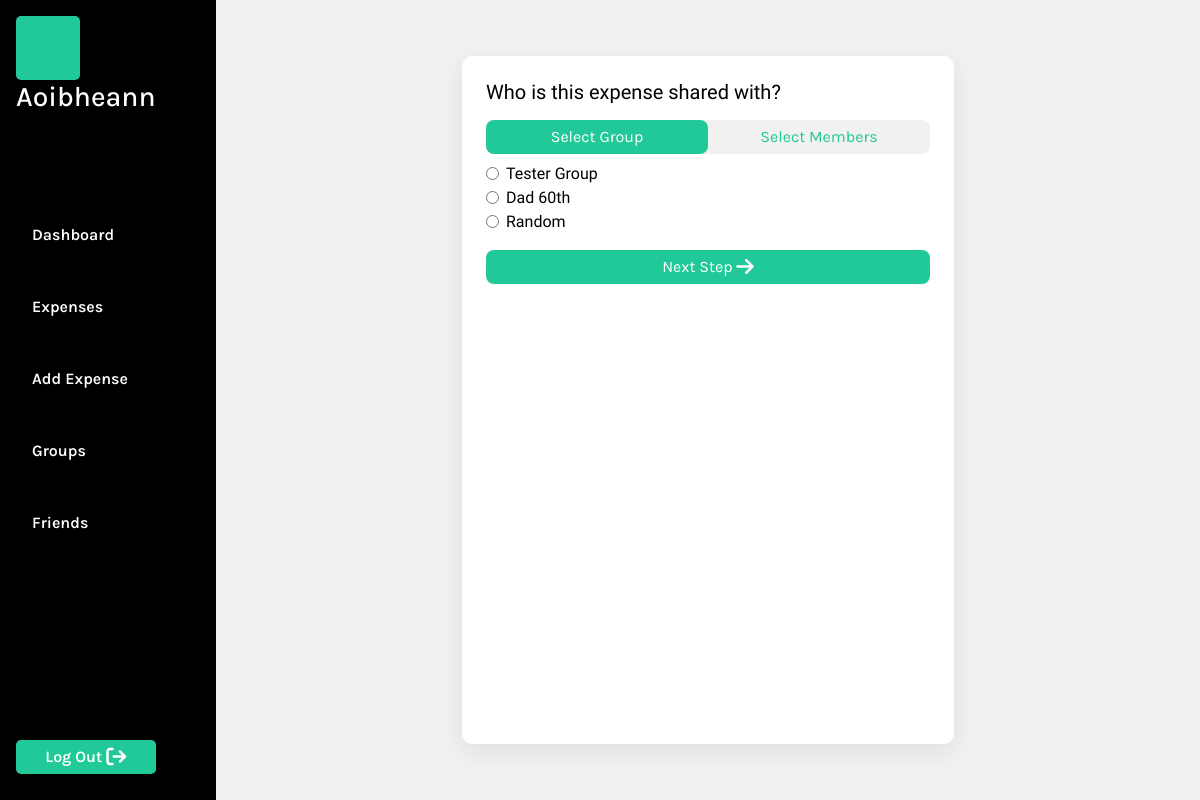
Page /add_expense (signed in) on the committed database.
### MainApp/models.py (models this page shows, shortened)
class User(AbstractUser):
    pass

class PaymentGroup(models.Model):
    group_name = models.CharField(max_length=64)
    members = models.ManyToManyField('User', related_name='payment_groups', blank=True)

### MainApp/views.py (the view)
# urls.py: path('add_expense', views.addExpense, name ="add_expense"),
@login_required
def addExpense(request):
    if request.method == "POST":
        user = request.user
        form_data = json.loads(request.body)
        expense_data = form_data.get('expenseInputs', {})
        user_inputs = form_data.get('userInputs', {})
        group_input = form_data.get('group')
        amount = expense_data.get('amount')
        description = expense_data.get('description')
        currency = 'CAD'
        if group_input:
            group = PaymentGroup.objects.get(group_name=group_input)
            expense=Expense(amount=amount, remaining_balance=amount, description=description, currency=currency, created_by_user=user, payment_group = group)
            expense.save()
        else:
            expense=Expense(amount=amount, remaining_balance=amount, description=description, currency=currency, created_by_user=user)
            expense.save()
        for username, amount_owed in user_inputs.items():
            selected_user = User.objects.get(username=username)
            if selected_user == user:
                owing=Owing(expense=expense, user=user, amount=amount_owed, remaining_balance = 0, paid=True)
                owing.save()
                expense.remaining_balance = float(expense.remaining_balance) - float(owing.amount)
                expense.save()
            else:
                owing=Owing(expense=expense, user=selected_user, amount=amount_owed, remaining_balance=amount_owed)
                owing.save()
        return JsonResponse({"message": "Successfully added"})
    else:
        user = request.user
        if not user.is_authenticated:
            return HttpResponseRedirect(reverse("login"))
        groups = PaymentGroup.objects.filter(members=user)
        friends = User.objects.exclude(id = user.id)
        user = request.user
        return render(request, "MainApp/addexpense.html", {
            "groups": groups,
            "friends": friends,
            "user": request.user
        })

### MainApp/templates/MainApp/addexpense.html (shortened to what this page needs)
{% extends "MainApp/layout.html" %}
{% block body %}
    <div id="add-expense-section-container" class="section-container">
        <div id="add-expense-form-container" class="add-expense-container">
            <form id="addExpenseFormPartOne">
                <h5>Who is this expense shared with?</h5>
                <div id="expenseSplitBetweenBtns">
                    <button id="groupBtn">Select Group</button>
                    <button id="memberBtn">Select Members</button>
                </div>
                <div id="select-expense-group">
                {% for group in groups %}
                    <div class="form-check">
                        <input class="form-check-input group-checked" type="radio" name="exampleRadios" id="exampleRadios1" value="{{group.group_name}}">
                        <label class="form-check-label" for="exampleRadios1">
                            {{ group.group_name }}
                        </label>
                    </div>
                {% endfor %}
                </div>
                <button id="submitFormPartOne">Next Step <i class="fa-solid fa-arrow-right fa-lg" style="color: #ffffff;"></i></button>
            </form>
        </div>
    </div>
{% endblock %}

### MainApp/templates/MainApp/layout.html (shortened to what this page needs)
{% load static %}
<!DOCTYPE html>
<html lang="en">
    <head>
        <link rel="stylesheet" href="https://cdn.jsdelivr.net/npm/bootstrap@4.3.1/dist/css/bootstrap.min.css">
        <link href="{% static 'MainApp/styles.css' %}" rel="stylesheet">
    </head>
    <body class="main">
        {% if user.is_authenticated %}
            <div id="nav-section">
                <div id="nav-container">
                    <div id="logged-in-status">
                        <div id="userProfileImg"></div>
                        {% if user.is_authenticated %}
                            <h3>{{ user.username }}</h3>
                        {% else %}
                            Not signed in.
                        {% endif %}
                    </div>
                    <ul id="nav">
                        {% if user.is_authenticated %}
                            <li class="nav-item">
                                <a class="nav-link" href="{% url 'index' %}">Dashboard</a>
                            </li>
                            <li class="nav-item">
                                <a class="nav-link" href="{% url 'expenses' %}">Expenses</a>
                            </li>
                            <li class="nav-item">
                                <a class="nav-link" href="{% url 'add_expense' %}">Add Expense</a>
                            </li>
                            <li class="nav-item">
                                <a class="nav-link" href="{% url 'groups' %}">Groups</a>
                            </li>
                            <li class="nav-item">
                                <a class="nav-link" href="{% url 'add_friend' %}">Friends</a>
                            </li>
                        {% endif %}
                    </ul>
                    <div id="logout">
                        {% if user.is_authenticated %}
                            <button class="logoutBtn">
                                <a class="logoutLink" href="{% url 'logout' %}">Log Out</a>
                                <i class="fa-solid fa-arrow-right-from-bracket fa-lg" style="color: #ffffff;"></i>
                            </button>
                        {% endif %}
                    </div>
                </div>
            </div>
        {% endif %}
        {% block body %}
        {% endblock %}
    </body>
</html>

### MainApp/static/MainApp/styles.css (style rules this page uses)
:root { --background-color: #5CDB95; --accent-color: black; --text-color: white; --secondary-color: #379683; --light-green: #8EE4AF; --background-grey: #F5F5F5; --dashboard-background: #F1F1F1; --btn-color: #20c997; --secondary-color: #379683; --light-green: #8EE4AF; --warning-color: #dc3545; --secondary-font: 'Inconsolata', monospace; --primary-font: 'Karla', sans-serif; --xbold: 900; --bold: 600; --light: 300; --xlarge: 72px; --large: 48px; --medium: 24px; --small: 16px; --xsmall: 12px; }
.main { padding: 0; margin: 0; background-color: var(--accent-color); font-family: var(--secondary-font); color: var(--accent-color); display: flex; justify-content: space-between; align-content: center; }
#nav-section { width: 18vw; display: grid; height: 100vh; }
#nav-container { display: grid; justify-content: start; align-items: start; color: var(--accent-color); font-family: var(--secondary-font); padding: 0; margin: 1rem; background-color: var(--accent-color); width: 18vw; }
#logged-in-status { color: var(--text-color); }
#logged-in-status h3 { margin: 0; padding: 0; font-family: var(--primary-font); }
#userProfileImg { height: 4rem; width: 4rem; background-color: #20c997; border-radius: 5px; }
#nav { background-color: var(--accent-color); list-style: none; display: grid; justify-content: start; align-content: center; padding: 0; margin: 0; background-color: var(--accent-color); }
.nav-item { padding: 1rem 0 1rem 0; margin: 0; }
.nav-link { text-decoration: none; color: var(--text-color); font-size: var(--small); font-weight: var(--bold); font-family: var(--primary-font); }
#logout { align-self: end; }
.logoutBtn { background-color: var(--btn-color); border: none; border-radius: 5px; padding: 5px 15px 5px 15px; margin: 10px 0 10px 0; width: 100%; }
.logoutLink { text-decoration: none; color: var(--text-color); font-size: var(--small); font-weight: var(--bold); font-family: var(--primary-font); }
.section-container { padding: 0; margin: 0; display: grid; background-color: var(--text-color); height: 100vh; width: 82vw; align-self: center; }
button { border: none; padding: 5px 10px 5px 10px; }
a { text-decoration: none; color: black; }
h1, h2, h3, h4, h5, h6, p { margin: 0; padding: 0; }
.add-expense-container { padding: 1rem; height: 86vh; display: grid; }
#add-expense-section-container { height: 100vh; display: grid; justify-items: center; align-content: center; background-color: var(--dashboard-background); }
#add-expense-form-container { display: grid; background-color: white; max-width: 600px; width: 50%; align-items: start; align-content: flex-start; border-radius: 10px; box-shadow: rgba(149, 157, 165, 0.2) 0px 8px 24px; padding: 1.5rem; }
#expenseSplitBetweenBtns { padding: 0; margin: 1rem 0.5rem 0.5rem 0; background-color: var(--dashboard-background); border-radius: 8px; width: 100%; display: flex; }
#groupBtn { border: none; background-color: var(--btn-color); color: white; font-family: var(--primary-font); padding: 5px 10px 5px 10px; border-radius: 8px; width: 50%; }
#memberBtn { border: none; background-color: var(--dashboard-background); color: var(--btn-color); font-family: var(--primary-font); padding: 5px 10px 5px 10px; border-radius: 8px; width: 50%; }
#submitFormPartOne, #submitFormBtn { border: none; background-color: var(--btn-color); color: var(--text-color); font-family: var(--primary-font); padding: 5px 10px 5px 10px; border-radius: 8px; margin: 1rem 0.5rem 0.5rem 0; width: 100%; }

### rows in the picture
User: username "Aoibheann"
PaymentGroup: group_name "Tester Group"
PaymentGroup: group_name "Dad 60th"
PaymentGroup: group_name "Random"
